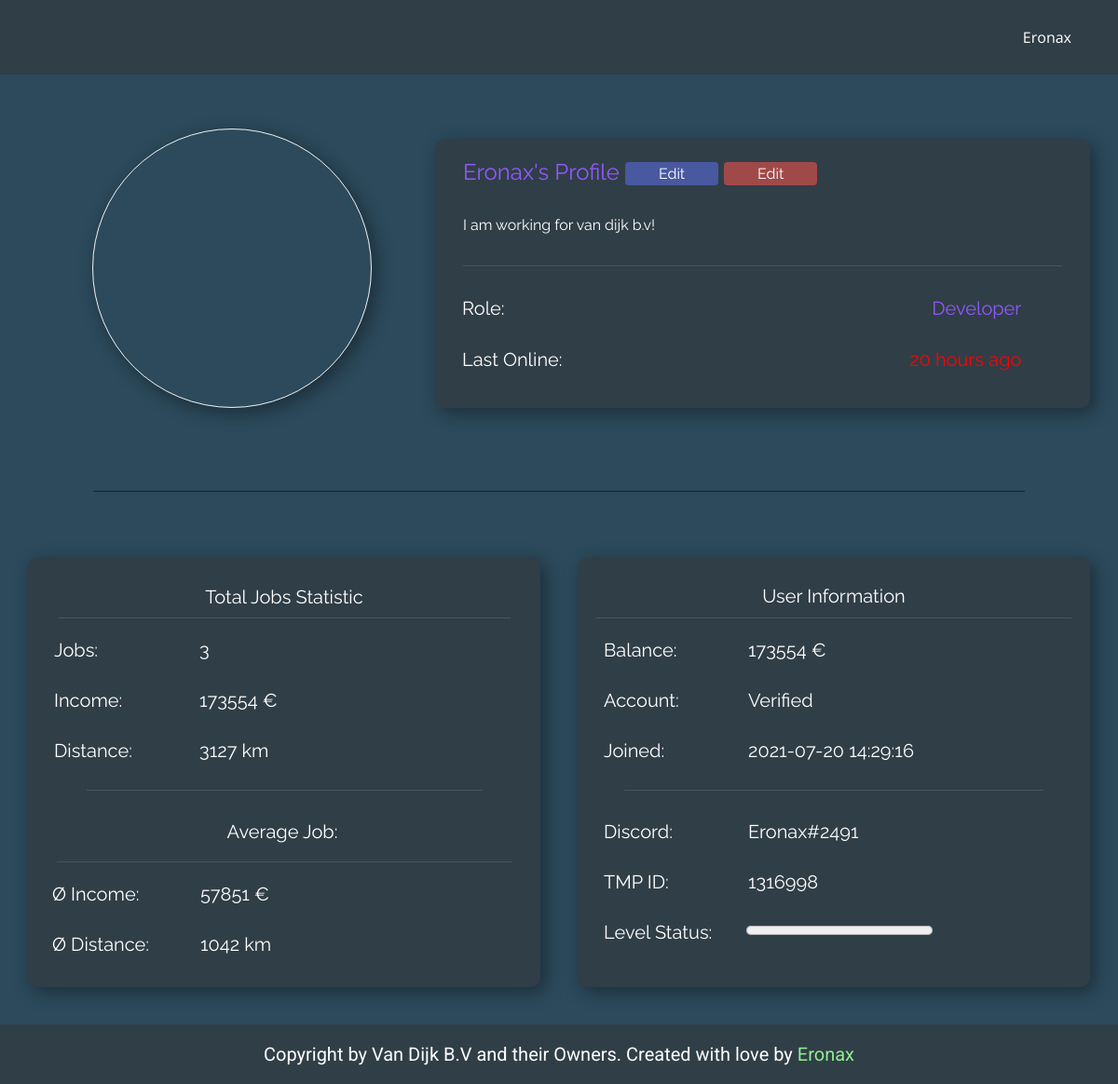
Before: /profile.php (signed in) with the older database file.
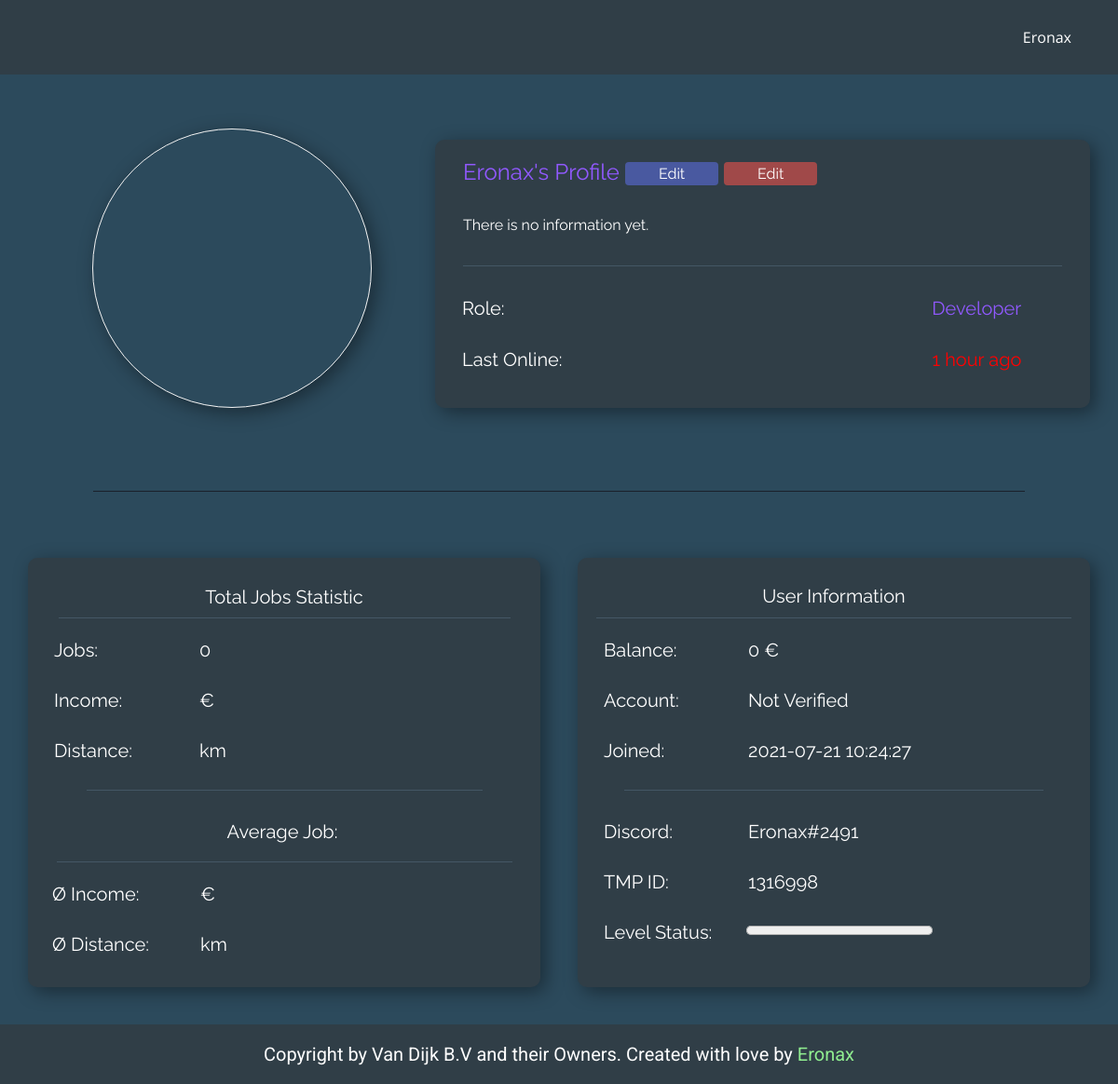
After: the same page with the newer database file.
### tables this page shows
CREATE TABLE IF NOT EXISTS `users` (
  `id` int(11) NOT NULL AUTO_INCREMENT,
  `username` tinytext NOT NULL,
  `password` tinytext NOT NULL,
  `role_id` int(11) NOT NULL DEFAULT 22,
  `status` tinytext NOT NULL DEFAULT 'Not Verified',
  `discord` tinytext NOT NULL,
  `truckersmp` int(50) NOT NULL,
  `user_pb` text NOT NULL DEFAULT 'https://moonvillageassociation.org/wp-content/uploads/2018/06/default-profile-picture1.jpg',
  `status_color` varchar(50) NOT NULL DEFAULT '#fffff',
  `information` text NOT NULL DEFAULT 'There is no information yet.',
  `last_online` timestamp NOT NULL DEFAULT current_timestamp(),
  `updated_at` timestamp NOT NULL DEFAULT current_timestamp() ON UPDATE current_timestamp(),
  `created_at` timestamp NOT NULL DEFAULT current_timestamp(),
  PRIMARY KEY (`id`),
  UNIQUE KEY `username` (`username`) USING HASH,
  KEY `FK_users_roles` (`role_id`),
  CONSTRAINT `FK_users_roles` FOREIGN KEY (`role_id`) REFERENCES `roles` (`id`) ON DELETE NO ACTION ON UPDATE NO ACTION
);

CREATE TABLE IF NOT EXISTS `banks` (
  `id` int(11) NOT NULL AUTO_INCREMENT,
  `username` varchar(50) NOT NULL,
  `balance` int(11) NOT NULL DEFAULT 0,
  `updated_at` timestamp NOT NULL DEFAULT current_timestamp() ON UPDATE current_timestamp(),
  `created_at` timestamp NOT NULL DEFAULT current_timestamp(),
  PRIMARY KEY (`id`)
);

CREATE TABLE IF NOT EXISTS `roles` (
  `id` int(11) NOT NULL AUTO_INCREMENT,
  `perms` int(11) NOT NULL,
  `name` varchar(50) NOT NULL,
  `color` varchar(50) NOT NULL,
  `updated_at` timestamp NOT NULL DEFAULT current_timestamp() ON UPDATE current_timestamp(),
  `timestamp` timestamp NOT NULL DEFAULT current_timestamp(),
  PRIMARY KEY (`id`)
);

### public/profile.php (called while the page is built, shortened)
<?php
include '../app/database.php';
include '../app/config.php';
if (isset($_SESSION['id'])) {
    $userid = $_SESSION['id'];
    $username = $_SESSION['name'];
} else {
    $userid = "16";
    $username = "Guest";
}
$current_id = $_GET['id'];
$get_user_perms = check_user_perms($con, $username);
$user_jobs_information = user_jobs_information($con, $current_id);
$get_profile_information = get_profile_information($con, $current_id);
require '../views/profile.view.php';

### app/database.php (called while the page is built, shortened)
<?php
function get_profile_information($con, $current_id)
{
    $query = "SELECT users.id, users.last_online, users.password, users.role_id AS 'roleid', users.username, users.status, tokens.token, users.discord, users.truckersmp, users.user_pb, users.status_color, users.information, users.created_at, roles.id AS 'role_id', roles.name AS 'role_name', roles.color AS 'role_color', levels.level, banks.balance, roles.perms AS 'perms'
    FROM users
    JOIN roles ON users.role_id=roles.id
    JOIN levels ON users.id=levels.id
    JOIN banks ON users.id=banks.id
    JOIN tokens on tokens.used_by=users.username
    WHERE users.id='$current_id'";
    $result = $con->query($query);
    $get_profile_information = $result->fetch_assoc();
    return $get_profile_information;
}
function check_user_perms($con, $username)
{
    $query = "SELECT roles.perms
    FROM users
    JOIN roles ON users.role_id=roles.id
    WHERE users.username='$username'";
    $result = $con->query($query);
    $get_user_perms = $result->fetch_assoc();
    return $get_user_perms;
}
function user_jobs_information($con, $current_id)
{
    $query = "SELECT Count(jobs.id) AS 'total_jobs', SUM(jobs.income) AS 'total_income', SUM(jobs.distance) AS 'total_distance', ROUND(AVG(jobs.income), 0) AS 'average_income', ROUND(AVG(jobs.distance), 0) AS 'average_distance'
    FROM jobs
    WHERE jobs.user_id='$current_id'";
    $result = $con->query($query);
    $user_jobs_information = $result->fetch_assoc();
    return $user_jobs_information;
}

### views/profile.view.php (the view, shortened to what the changed rows need)
<!DOCTYPE html>
<html style="font-size: 16px;">
<head>
  <link rel="stylesheet" href="../views/css/nicepage_profile.css" media="screen">
  <link rel="stylesheet" href="../views/css/profile.css" media="screen">
  <link rel="stylesheet" href="../views/css/button.css" media="screen">
</head>
<body class="u-body">
  <section class="u-clearfix u-custom-color-2 u-section-1" id="sec-ad13">
    <div class="u-clearfix u-sheet u-sheet-1">
      <div class="u-clearfix u-expanded-width u-gutter-0 u-layout-wrap u-layout-wrap-1">
        <div class="u-layout">
          <div class="u-layout-row">
            <div class="u-align-center u-container-style u-layout-cell u-left-cell u-size-23 u-layout-cell-1">
              <div class="u-container-layout u-valign-middle u-container-layout-1">
                <div style="background-image: url(<?php echo $get_profile_information['user_pb'] ?>);" alt="" class="u-border-1 u-border-grey-5 u-image u-image-circle u-image-1" src="" data-image-width="256" data-image-height="256"></div>
              </div>
            </div>
            <div class="u-align-left u-container-style u-layout-cell u-right-cell u-size-37 u-layout-cell-2">
              <div class="u-container-layout u-container-layout-2">
                <div class="u-container-style u-custom-color-1 u-expanded-width u-group u-radius-10 u-shape-round u-group-1">
                  <div class="u-container-layout u-container-layout-3">
                    <h2 class="u-custom-font u-font-raleway u-text u-text-1"><span style="color: <?php echo $get_profile_information['role_color'] ?>";><?php echo $get_profile_information['username'] ?>'s Profile</span>
                      <?php if ($_GET['id'] == $userid) {
                        echo '<button class="button_blue" style="vertical-align:middle" data-href="../public/edit.php"><span>Edit</span></button>';
                      } ?>
                      <?php if ($get_user_perms['perms'] > 69) { ?>
                        <button class="button_red" style="vertical-align:middle" data-href="../public/staff_edit.php?id=<?php echo $get_profile_information['id']; ?>"><span>Edit</span></button>
                      <?php
                      } ?>
                    </h2>
                    <p class="u-custom-font u-font-raleway u-text u-text-2"><span style="color: <?php echo $get_profile_information['status_color'] ?>;"><?php echo $get_profile_information['information'] ?></span></p>
                    <h5 style="width: 80%; text-align: right" class="u-custom-font u-font-raleway u-text u-text-3"><span style="color: <?php echo $get_profile_information['role_color'] ?>;"><?php echo $get_profile_information['role_name'] ?></span></h5>
                  </div>
                </div>
              </div>
            </div>
          </div>
        </div>
      </div>
    </div>
  </section>
  <section class="u-clearfix u-custom-color-2 u-section-2" id="sec-5cbf">
    <div class="u-clearfix u-sheet u-valign-middle u-sheet-1">
      <div class="u-container-style u-custom-color-1 u-group u-radius-10 u-shape-round u-group-1">
        <div class="u-container-layout u-container-layout-1">
          <h5 class="u-align-center u-custom-font u-font-raleway u-text u-text-1">Total Jobs Statistic</h5>
          <div class="u-border-1 u-border-custom-color-3 u-line u-line-horizontal u-line-1"></div>
          <h5 class="u-align-left u-custom-font u-font-raleway u-text u-text-2">Jobs:</h5>
          <h5 class="u-align-left u-custom-font u-font-raleway u-text u-text-3"><?php echo $user_jobs_information['total_jobs'] ?></h5>
          <h5 class="u-align-left u-custom-font u-font-raleway u-text u-text-4">Income:</h5>
          <h5 class="u-align-left u-custom-font u-font-raleway u-text u-text-5"><?php echo $user_jobs_information['total_income'] ?> €</h5>
          <h5 class="u-align-left u-custom-font u-font-raleway u-text u-text-6">Distance:</h5>
          <h5 class="u-align-left u-custom-font u-font-raleway u-text u-text-7"><?php echo $user_jobs_information['total_distance'] ?> km</h5>
          <div class="u-border-1 u-border-custom-color-3 u-line u-line-horizontal u-line-2"></div>
          <h5 class="u-align-center u-custom-font u-font-raleway u-text u-text-8">Average Job:</h5>
          <div class="u-border-1 u-border-custom-color-3 u-line u-line-horizontal u-line-3"></div>
          <h5 class="u-align-left u-custom-font u-font-raleway u-text u-text-9"><?php echo $user_jobs_information['average_income'] ?> €</h5>
          <h5 class="u-align-left u-custom-font u-font-raleway u-text u-text-10">Ø Income:</h5>
          <h5 class="u-align-left u-custom-font u-font-raleway u-text u-text-11">Ø Distance:</h5>
          <h5 class="u-align-left u-custom-font u-font-raleway u-text u-text-12"><?php echo $user_jobs_information['average_distance'] ?> km</h5>
        </div>
      </div>
      <div class="u-container-style u-custom-color-1 u-group u-radius-10 u-shape-round u-group-2">
        <div class="u-container-layout u-container-layout-2">
          <h5 class="u-align-center u-custom-font u-font-raleway u-text u-text-13">User Information</h5>
          <div class="u-border-1 u-border-custom-color-3 u-line u-line-horizontal u-line-4"></div>
          <h5 class="u-align-left u-custom-font u-font-raleway u-text u-text-14">Balance:</h5>
          <h5 class="u-align-left u-custom-font u-font-raleway u-text u-text-15"><?php echo $get_profile_information['balance'] ?> €</h5>
          <h5 class="u-align-left u-custom-font u-font-raleway u-text u-text-16">Account:</h5>
          <h5 class="u-align-left u-custom-font u-font-raleway u-text u-text-17"><?php echo $get_profile_information['status'] ?></h5>
          <h5 class="u-align-left u-custom-font u-font-raleway u-text u-text-18">Joined:</h5>
          <h5 class="u-align-left u-custom-font u-font-raleway u-text u-text-19"><?php echo $get_profile_information['created_at'] ?></h5>
          <div class="u-border-1 u-border-custom-color-3 u-line u-line-horizontal u-line-5"></div>
          <h5 class="u-align-left u-custom-font u-font-raleway u-text u-text-20"><?php echo $get_profile_information['discord'] ?></h5>
          <h5 class="u-align-left u-custom-font u-font-raleway u-text u-text-21">Discord:</h5>
          <h5 class="u-align-left u-custom-font u-font-raleway u-text u-text-22">TMP ID:</h5>
          <h5 class="u-align-left u-custom-font u-font-raleway u-text u-text-23"><?php echo $get_profile_information['truckersmp'] ?></h5>
          <h5 class="u-align-left u-custom-font u-font-raleway u-text u-text-24">Level Status:</h5>
          <h5 class="u-align-left u-custom-font u-font-raleway u-text u-text-25"><progress id="file" value="<?php echo $get_profile_information["level"] ?>" max="100000"> </progress>
          </h5>
        </div>
      </div>
    </div>
  </section>
</body>
</html>

Changed rows visible on the page:
changed users "Eronax": information "I am working for van dijk b.v!" → "There is no information yet."; banks.balance "173554" → "0"; status "Verified" → "Not Verified"; created_at "2021-07-20 14:29:16" → "2021-07-21 10:24:27"
Other visible differences:
$user_jobs_information['total_jobs']: "3" → "0"
$user_jobs_information['total_income']: "173554" → (not shown)
$user_jobs_information['total_distance']: "3127" → (not shown)
$user_jobs_information['average_income']: "57851" → (not shown)
$user_jobs_information['average_distance']: "1042" → (not shown)
